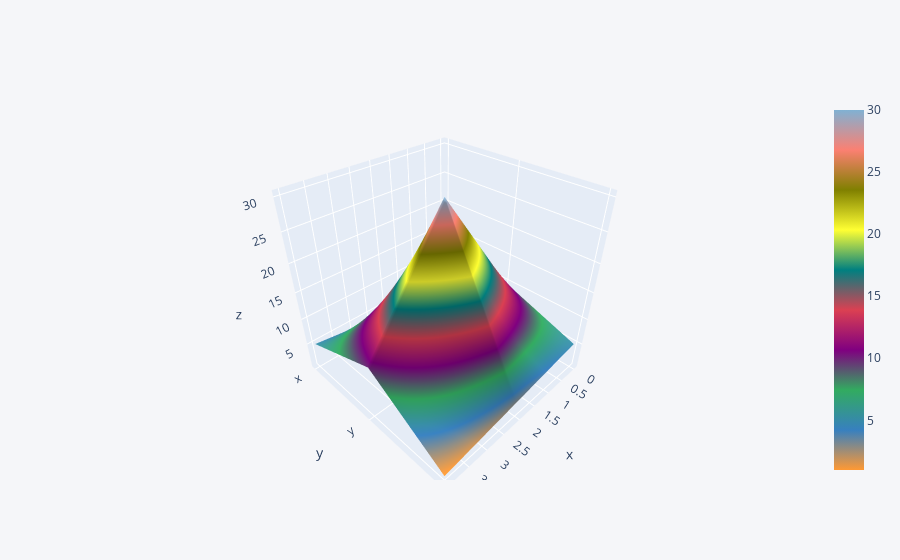

The code cell stored with this chart in its notebook:
### Code cell
df3.iplot(kind='surface',)

### Figure 1 — Plotly figure (JSON) as saved in the notebook; plotly's stock layout.template omitted (floating-point values rounded to 4 significant figures)
{"data": [{"colorscale": [[0, "rgb(255, 153, 51)"], [0.1111, "rgb(55, 128, 191)"], [0.2222, "rgb(50, 171, 96)"], [0.3333, "rgb(128, 0, 128)"], [0.4444, "rgb(219, 64, 82)"], [0.5556, "rgb(0, 128, 128)"], [0.6667, "rgb(255, 255, 51)"], [0.7778, "rgb(128, 128, 0)"], [0.8889, "rgb(251, 128, 114)"], [1, "rgb(128, 177, 211)"]], "type": "surface", "x": [0, 1, 2, 3, 4], "y": ["x", "y", "z"], "z": [[1, 2, 3, 4, 5], [10, 20, 30, 20, 10], [5, 4, 3, 2, 1]]}], "layout": {"legend": {"bgcolor": "#F5F6F9", "font": {"color": "#4D5663"}}, "paper_bgcolor": "#F5F6F9", "plot_bgcolor": "#F5F6F9", "title": {"font": {"color": "#4D5663"}}, "xaxis": {"gridcolor": "#E1E5ED", "showgrid": true, "tickfont": {"color": "#4D5663"}, "title": {"font": {"color": "#4D5663"}, "text": ""}, "zerolinecolor": "#E1E5ED"}, "yaxis": {"gridcolor": "#E1E5ED", "showgrid": true, "tickfont": {"color": "#4D5663"}, "title": {"font": {"color": "#4D5663"}, "text": ""}, "zerolinecolor": "#E1E5ED"}}}
